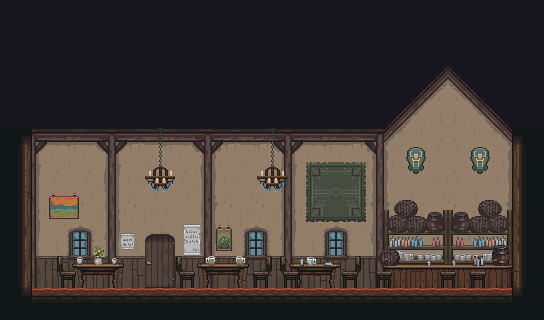

This game map was drawn from its Tiled (.tmx) file and the tilesets committed beside it. A one-line description and the trimmed map source follow:
An orthogonal 34x20 tile map with 16x16 px tiles, 5 tile layers (Interior_Back_Walls, Terrain_values, Interior_Furniture_bg, Interior_Furniture, ...), 23 tilesets.

<map version="1.4" tiledversion="1.4.2" orientation="orthogonal" renderorder="right-down" compressionlevel="0" width="34" height="20" tilewidth="16" tileheight="16" infinite="0" backgroundcolor="#696A79" nextlayerid="7" nextobjectid="1"><tileset firstgid="1" name="Floor_Tiles2" tilewidth="16" tileheight="16" tilecount="648" columns="18" objectalignment="topleft" margin="0" spacing="0"><image source="../../../tiles/tiles/Floor Tiles2.png" width="288" height="576" /></tileset><tileset firstgid="649" name="Other_Tiles2" tilewidth="16" tileheight="16" tilecount="252" columns="18" objectalignment="topleft" margin="0" spacing="0"><image source="../../../tiles/tiles/Other Tiles2.png" width="288" height="224" /></tileset><tileset firstgid="901" name="Trees_foliage_trunk" tilewidth="16" tileheight="16" tilecount="1040" columns="80" objectalignment="topleft" margin="0" spacing="0"><image source="../../../tiles/trees/Trees_foliage_trunk.png" width="1280" height="208" /></tileset><tileset firstgid="1941" name="Tall_Grass" tilewidth="16" tileheight="16" tilecount="12" columns="6" objectalignment="topleft" margin="0" spacing="0"><image source="../../../tiles/int_ext_decoration/Tall Grass.png" width="96" height="32" /></tileset><tileset firstgid="1953" name="Decor" tilewidth="16" tileheight="16" tilecount="884" columns="26" objectalignment="topleft" margin="0" spacing="0"><image source="../../../tiles/int_ext_decoration/Decor.png" width="416" height="544" /></tileset><tileset firstgid="2837" name="Background_layers_layer_1" tilewidth="16" tileheight="16" tilecount="1408" columns="64" objectalignment="topleft" margin="0" spacing="0"><image source="../../../backgrounds/Normal BG/Background layers_layer 1.png" width="1024" height="346" /></tileset><tileset firstgid="4245" name="Garden_Decorations" tilewidth="16" tileheight="16" tilecount="112" columns="14" objectalignment="topleft" margin="0" spacing="0"><image source="../../../tiles/int_ext_decoration/Garden Decorations.png" width="224" height="128" /></tileset><tileset firstgid="4357" name="Farming_Tiles_and_Crops_32x32" tilewidth="16" tileheight="16" tilecount="1536" columns="48" objectalignment="topleft" margin="0" spacing="0"><image source="../../../tiles/int_ext_decoration/Farming Tiles and Crops 32x32.png" width="768" height="512" /></tileset><tileset firstgid="5893" name="Campfire_sheet" tilewidth="16" tileheight="16" tilecount="180" columns="10" objectalignment="topleft" margin="0" spacing="0"><image source="../../../tiles/animated/Campfire sheet.png" width="160" height="288" /></tileset><tileset firstgid="6073" name="Animated_Water_Tiles" tilewidth="16" tileheight="16" tilecount="880" columns="40" objectalignment="topleft" margin="0" spacing="0"><image source="../../../tiles/water/Animated Water Tiles.png" width="640" height="352" /></tileset><tileset firstgid="6953" name="Weeping_Willow1" tilewidth="16" tileheight="16" tilecount="168" columns="14" objectalignment="topleft" margin="0" spacing="0"><image source="../../../tiles/trees/Weeping Willow1.png" width="224" height="192" /></tileset><tileset firstgid="7121" name="Pixel_Art_Village" tilewidth="16" tileheight="16" tilecount="3150" columns="63" objectalignment="topleft" margin="0" spacing="0"><image source="../../../tiles/buildings/Pixel Art Village full sheet.png" width="996" height="800" /></tileset><tileset firstgid="10271" name="Pine_forest_sheet" tilewidth="16" tileheight="16" tilecount="637" columns="49" objectalignment="topleft" margin="0" spacing="0"><image source="../../../tiles/trees/Pine forest sheet.png" width="776" height="208" /></tileset><tileset firstgid="10908" name="Plains_parallax" tilewidth="16" tileheight="16" tilecount="3200" columns="40" objectalignment="topleft" margin="0" spacing="0"><image source="../../../backgrounds/Plains parallax.png" width="640" height="1280" /></tileset><tileset firstgid="14108" name="SSW_Tavern" tilewidth="16" tileheight="16" tilecount="3672" columns="68" objectalignment="topleft" margin="0" spacing="0"><image source="../../../tiles/buildings/SSW_Tavern.png" width="1088" height="864" /></tileset><tileset firstgid="17780" name="SSW_Interriors" tilewidth="16" tileheight="16" tilecount="3400" columns="68" objectalignment="topleft" margin="0" spacing="0"><image source="../../../tiles/buildings/SSW_Interriors.png" width="1088" height="800" /></tileset><tileset firstgid="21180" name="SSW_Buildings_and_Ruins" tilewidth="16" tileheight="16" tilecount="3552" columns="74" objectalignment="topleft" margin="0" spacing="0"><image source="../../../tiles/buildings/SSW_Buildings_and_Ruins.png" width="1184" height="768" /></tileset><tileset firstgid="24732" name="SSW_Workplaces" tilewidth="16" tileheight="16" tilecount="1352" columns="52" objectalignment="topleft" margin="0" spacing="0"><image source="../../../tiles/buildings/SSW_Workplaces.png" width="832" height="416" /></tileset><tileset firstgid="26084" name="House_Furniture_Tiles_32x32" tilewidth="16" tileheight="16" tilecount="936" columns="36" objectalignment="topleft" margin="0" spacing="0"><image source="../../../tiles/int_ext_decoration/House Furniture Tiles 32x32.png" width="576" height="416" /></tileset><tileset firstgid="27020" name="Castle_Tiles2" tilewidth="16" tileheight="16" tilecount="416" columns="26" objectalignment="topleft" margin="0" spacing="0"><image source="../../../tiles/buildings/Castle Tiles.png" width="416" height="256" /></tileset><tileset firstgid="27436" name="Characters_sheet1" tilewidth="16" tileheight="16" tilecount="2400" columns="40" objectalignment="topleft" margin="0" spacing="0"><image source="../../../../../../public/ASSORTED/characters/char_passive/characters sheet1.png" width="640" height="960" /></tileset><tileset firstgid="29836" name="Collsion_mask" tilewidth="16" tileheight="16" tilecount="20" columns="4" objectalignment="topleft" margin="0" spacing="0"><image source="../../../tiles/tiles/collsion-mask.png" width="64" height="80" /></tileset><tileset firstgid="29856" name="Terrain" tilewidth="16" tileheight="16" tilecount="4" columns="4" objectalignment="topleft"><image source="Terrain.intgrid.png" width="64" height="16" /></tileset><layer id="1" name="Interior_Back_Walls" width="34" height="20" opacity="1"><data>[680 cells, 680 non-empty, 336 distinct tile ids]</data></layer><layer id="2" name="Terrain_values" width="34" height="20" opacity="1"><data>[680 cells, 0 non-empty, 0 distinct tile ids]</data></layer><layer id="3" name="Interior_Furniture_bg" width="34" height="20" opacity="1"><data>[680 cells, 48 non-empty, 48 distinct tile ids]</data></layer><layer id="4" name="Interior_Furniture" width="34" height="20" opacity="1"><data>[680 cells, 90 non-empty, 90 distinct tile ids]</data></layer><objectgroup id="5" name="Entities" /><layer id="6" name="Interiors_SSW" width="34" height="20" opacity="1"><data>[680 cells, 48 non-empty, 36 distinct tile ids]</data></layer></map>
